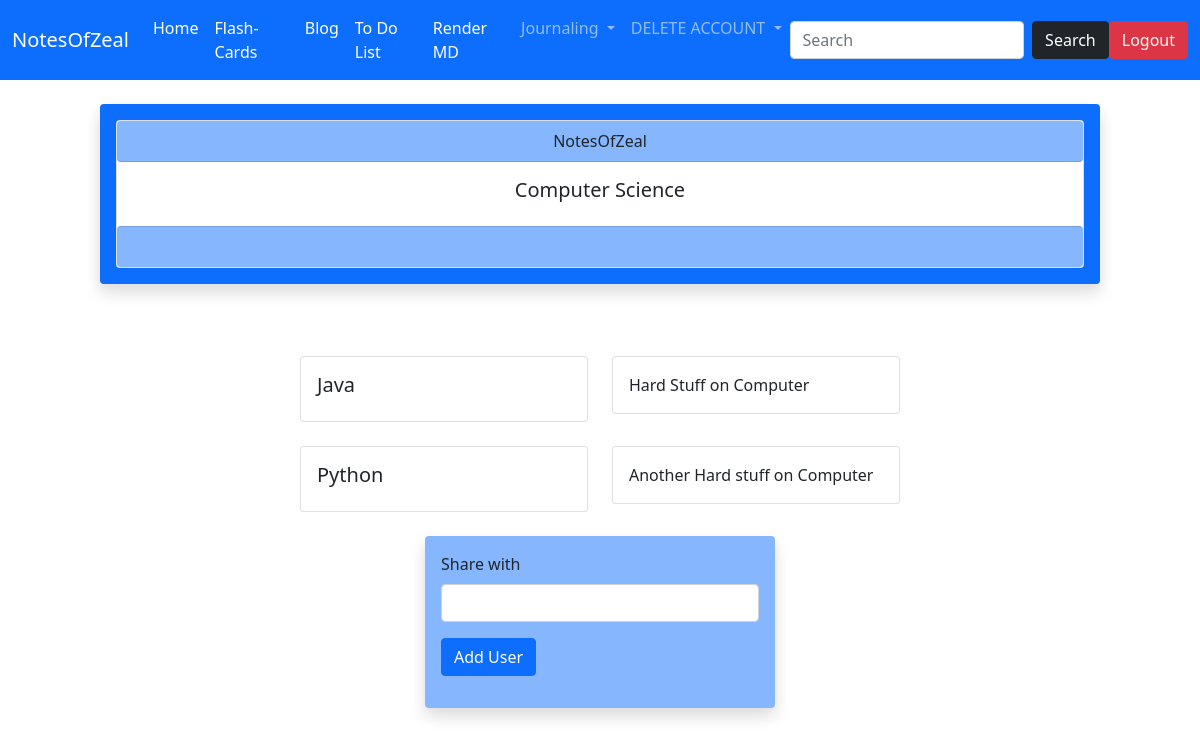
The page /renderfc/4567 (signed in) on the database its author committed.
### website/models.py (models this page shows)
class Flashcard(UserMixin, db.Model):
    id = db.Column(db.Integer, primary_key = True)
    owner = db.Column(db.String(64))
    fctitle = db.Column(db.String(64))
    fcterm =  db.Column(db.String(64))
    fcdesc = db.Column(db.String(5000))
    fcurl = db.Column(db.Integer)

### website/routes.py (the view, shortened to what this page needs)
@login_required
@myobj.route('/renderfc/<int:num>', methods = ['GET', 'POST'])
def renderfc(num):
    currentowner =  (Flashcard.query.filter_by(fcurl = num).first()).owner == current_user.username
    form = ShareForm()
    color = 'danger'
    templist = []
    flashcards = Flashcard.query.filter_by(fcurl = num).all()
    for flashcard in flashcards:
        title = flashcard.fctitle
        templist.append({'term': flashcard.fcterm, 'description':flashcard.fcdesc})
    return render_template('renderfc.html', title = title, templist = templist, form = form, color = color, currentowner = currentowner)

### website/forms.py
class ShareForm(FlaskForm):
    sharedwith = StringField('Share with', validators = [InputRequired()])
    submit = SubmitField('Add User')

class SearchForm(FlaskForm):
    searched = StringField("Searched", validators = [DataRequired()])
    submit = SubmitField("Submit")

### website/models.py (called while the page is built)
@logging.user_loader
def load_user(user_id):
    return User.query.get(int(user_id))

### website/routes.py (called while the page is built)
@myobj.context_processor
def base():
    form = SearchForm()
    return dict(form=form)

### website/templates/renderfc.html (shortened to what this page needs)
{% extends 'base.html' %}
{% block content %}
<div class="shadow p-3 mb-5 bg-primary bg-opacity-0 rounded mx-auto" style="width: 1000px;">
    <div class="card text-center">
        <div class="bg-primary bg-opacity-50 rounded card-header">
          NotesOfZeal
        </div>
        <div class="card-body">
          <h5 class="card-title">{{title}}</h5>
        </div>
        <div class="bg-primary bg-opacity-50 rounded card-footer text-muted">
          <br>
        </div>
    </div>
</div>
<br>
{% for items in templist %}
<div class="mx-auto" style="width: 600px;">
    <div class="row">
        <div class="col-sm-6">
          <div class="card">
            <div class="card-body">
              <h5 class="card-title">{{ items.term }}</h5>
            </div>
          </div>
        </div>
        <div class="col-sm-6">
          <div class="card">
            <div class="card-body">
              <p1 class="card-text">{{ items.description }}</p1>
            </div>
          </div>
        </div>
    </div>
</div>
<br>
{% endfor %}
{% if currentowner == True %}
<div class="shadow p-3 mb-5 bg-primary bg-opacity-50 rounded mx-auto" style="width: 350px;">
  <form method = "POST" novalidate>
      <p>
          {{ form.sharedwith.label(class="form-label") }}
          {{ form.sharedwith(class="form-control") }}
      </p>
      <p>
          {{ form.submit(class="btn btn-primary") }}
      </p>
  </form>
</div>
{% endif %}
{% endblock %}

### rows shown on the page
Flashcard: fctitle "Computer Science", term "Python", description "Another Hard stuff on Computer"
Flashcard: term "Java", description "Hard Stuff on Computer"
